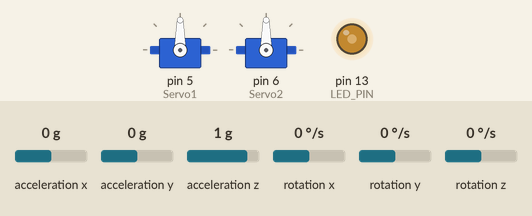
Recording of a sketch running on a simulated Arduino Uno, built with avr-gcc and run on an emulated ATmega328P. On the bench: 2 × servo, output pins drawn as LEDs (lit = HIGH). Inputs (shaded band) come from the test bench; at power-on: acceleration x 0 g, acceleration y 0 g, acceleration z 1 g, rotation x 0 °/s, rotation y 0 °/s, rotation z 0 °/s. What the sketch prints to the serial monitor is not drawn.

Above: at 3.2 s.
3.3 s: acceleration x set to -1.4 g
At 3.45 s:
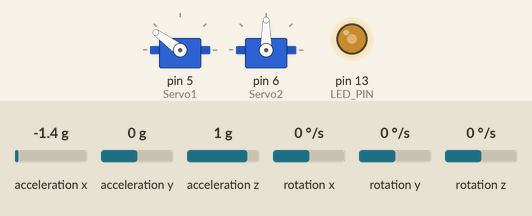
6.3 s: acceleration y set to -1.4 g
At 7.43 s:
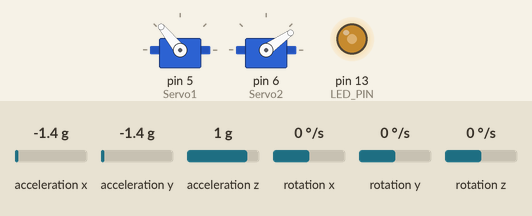
9.3 s: acceleration z set to -1.4 g
At 9.41 s:
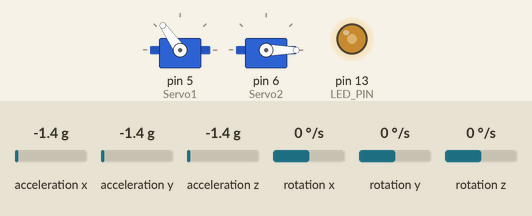
12.3 s: acceleration x set to -0.8 g
At 12.41 s:
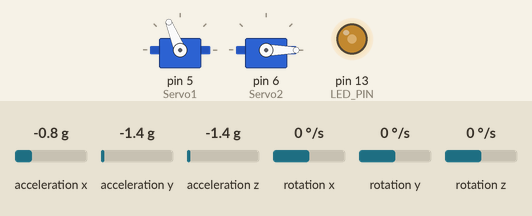
15.3 s: acceleration y set to -0.1 g
At 15.59 s:
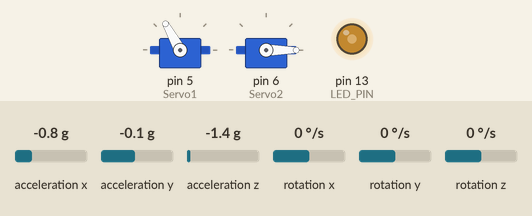
18.3 s: acceleration y set to 0.2 g
At 18.57 s:
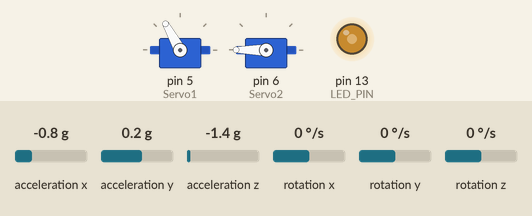
Timing chart, 0 to 22.3 s (numbered marks = the images above; inputs shaded):
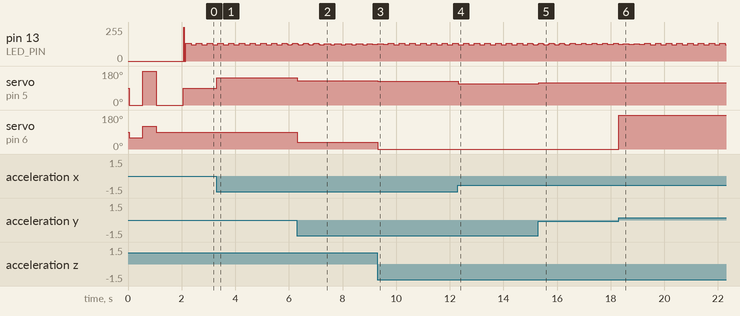

Measured:
- the behaviour switches between 0 and 0.1 g on acceleration y (found by bisection; images 5 and 6)
- after the input at 3.3 s, servo on pin 5 (Servo1): 90° → 144° at once
- after the input at 6.3 s, servo on pin 5 (Servo1): 144° → 129° at once; servo on pin 6 (Servo2): 90° → 35° at once
- after the input at 9.3 s, servo on pin 5 (Servo1): 129° → 125° at once; servo on pin 6 (Servo2): 35° → 0° at once
- after the input at 12.3 s, servo on pin 5 (Servo1): 125° → 112° at once
- after the input at 15.3 s, servo on pin 5 (Servo1): 112° → 119° at once
- after the input at 18.3 s, servo on pin 6 (Servo2): 0° → 180° at once

The sketch:

gimbal.ino
```cpp
#include <Servo.h>
#include "I2Cdev.h"
#include "MPU6050_6Axis_MotionApps20.h"
//#include "MPU6050.h" // not necessary if using MotionApps include file
#if I2CDEV_IMPLEMENTATION == I2CDEV_ARDUINO_WIRE
#include "Wire.h"
#endif

#define LED_PIN 13
bool blinkState = true;

Servo Servo1;
Servo Servo2;

int Servo1Pos = 0;
int Servo2Pos = 0;

float mpuPitch = 0;
float mpuRoll = 0;
float mpuYaw = 0;
// define MPU instance
MPU6050 mpu;
// MPU control/status vars
uint8_t mpuIntStatus;   // holds actual interrupt status byte from MPU
uint8_t devStatus;      // return status after each device operation (0 = success, !0 = error)
uint16_t packetSize;    // expected DMP packet size (default is 42 bytes)
uint16_t fifoCount;     // count of all bytes currently in FIFO
uint8_t fifoBuffer[64]; // FIFO storage buffer

// orientation/motion vars
Quaternion q;           // [w, x, y, z]         quaternion container
VectorInt16 aa;         // [x, y, z]            accel sensor measurements
VectorInt16 aaReal;     // [x, y, z]            gravity-free accel sensor measurements
VectorInt16 aaWorld;    // [x, y, z]            world-frame accel sensor measurements
VectorFloat gravity;    // [x, y, z]            gravity vector
float ypr[3];           // [yaw, pitch, roll]   yaw/pitch/roll container and gravity vector

#define PITCH   1     // defines the position within ypr[x] variable for PITCH; may vary due to sensor orientation when mounted
#define ROLL  2     // defines the position within ypr[x] variable for ROLL; may vary due to sensor orientation when mounted
#define YAW   0     // defines the position within ypr[x] variable for YAW; may vary due to sensor orientation when mounted

void setup()
{

  Servo1.attach(5);  // attaches the servo on 5
  Servo2.attach(6);  // Second servo on 6
  delay(50);
  Servo1.write(0);	// These are command checks to see if the servos work and
  Servo2.write(60);	// to help w/ the initial installation.
  delay(500);		// Make sure these movements are clear from the rest of the chassis.
  Servo1.write(180);
  Servo2.write(120);
  delay(500);
  Servo1.write(0);
  Servo2.write(90);
  delay(500);

  // join I2C bus (I2Cdev library doesn't do this automatically)
#if I2CDEV_IMPLEMENTATION == I2CDEV_ARDUINO_WIRE
  Wire.begin();
  TWBR = 24; // 400kHz I2C clock (200kHz if CPU is 8MHz)
#elif I2CDEV_IMPLEMENTATION == I2CDEV_BUILTIN_FASTWIRE
  Fastwire::setup(400, true);
#endif

  Serial.begin(115200);
  while (!Serial);      // wait for Leonardo enumeration, others continue immediately

  // initialize device
  Serial.println(F("Initializing I2C devices..."));
  mpu.initialize();

  // verify connection
  Serial.println(F("Testing device connections..."));
  Serial.println(mpu.testConnection() ? F("MPU6050 connection successful") : F("MPU6050 connection failed"));

  // load and configure the DMP
  Serial.println(F("Initializing DMP"));
  devStatus = mpu.dmpInitialize();


  mpu.setXGyroOffset(118);
  mpu.setYGyroOffset(-44);
  mpu.setZGyroOffset(337);
  mpu.setXAccelOffset(-651);
  mpu.setYAccelOffset(670);
  mpu.setZAccelOffset(1895);

  // make sure it worked (returns 0 if so)
  if (devStatus == 0)
  {
    Serial.println(F("Enabling DMP"));
    mpu.setDMPEnabled(true);

    Serial.println(F("Enabling interrupt detection (Arduino external interrupt 0)"));
    mpuIntStatus = mpu.getIntStatus();

    // get expected DMP packet size for later comparison
    packetSize = mpu.dmpGetFIFOPacketSize();
  }
  else
  {
    // ERROR!
    Serial.print(F("DMP Initialization failed code = "));
    Serial.println(devStatus);
  }

  // configure LED for output
  pinMode(LED_PIN, OUTPUT);

} // setup()


// ================================================================
// ===                    MAIN PROGRAM LOOP                     ===
// ================================================================

void loop(void)
{
  processAccelGyro();
}   // loop()


// ================================================================
// ===                    PROCESS ACCEL/GYRO IF AVAILABLE       ===
// ================================================================

void processAccelGyro()
{

  // Get INT_STATUS byte
  mpuIntStatus = mpu.getIntStatus();

  // get current FIFO count
  fifoCount = mpu.getFIFOCount();

  // check for overflow (this should never happen unless our code is too inefficient)
  if ((mpuIntStatus & 0x10) || fifoCount == 1024)
  {
    // reset so we can continue cleanly
    mpu.resetFIFO();
    Serial.println(F("FIFO overflow!"));
    return;
  }

  if (mpuIntStatus & 0x02)  // otherwise continue processing
  {
    if (fifoCount < packetSize)
      return; //  fifoCount = mpu.getFIFOCount();

    // read a packet from FIFO
    mpu.getFIFOBytes(fifoBuffer, packetSize);

    fifoCount -= packetSize;

    // flush buffer to prevent overflow
    mpu.resetFIFO();

    // display Euler angles in degrees
    mpu.dmpGetQuaternion(&q, fifoBuffer);
    mpu.dmpGetGravity(&gravity, &q);
    mpu.dmpGetYawPitchRoll(ypr, &q, &gravity);
    mpuPitch = ypr[PITCH] * 180 / M_PI;
    mpuRoll = ypr[ROLL] * 180 / M_PI;
    mpuYaw  = ypr[YAW] * 180 / M_PI;

    // flush buffer to prevent overflow
    mpu.resetFIFO();

    // blink LED to indicate activity
    blinkState = !blinkState;
    digitalWrite(LED_PIN, blinkState);


    mpu.resetFIFO();

    Servo1.write(-mpuPitch + 90);
    Servo2.write(mpuRoll + 90);
    //delay(10);


    mpu.resetFIFO();

  }
}
```
